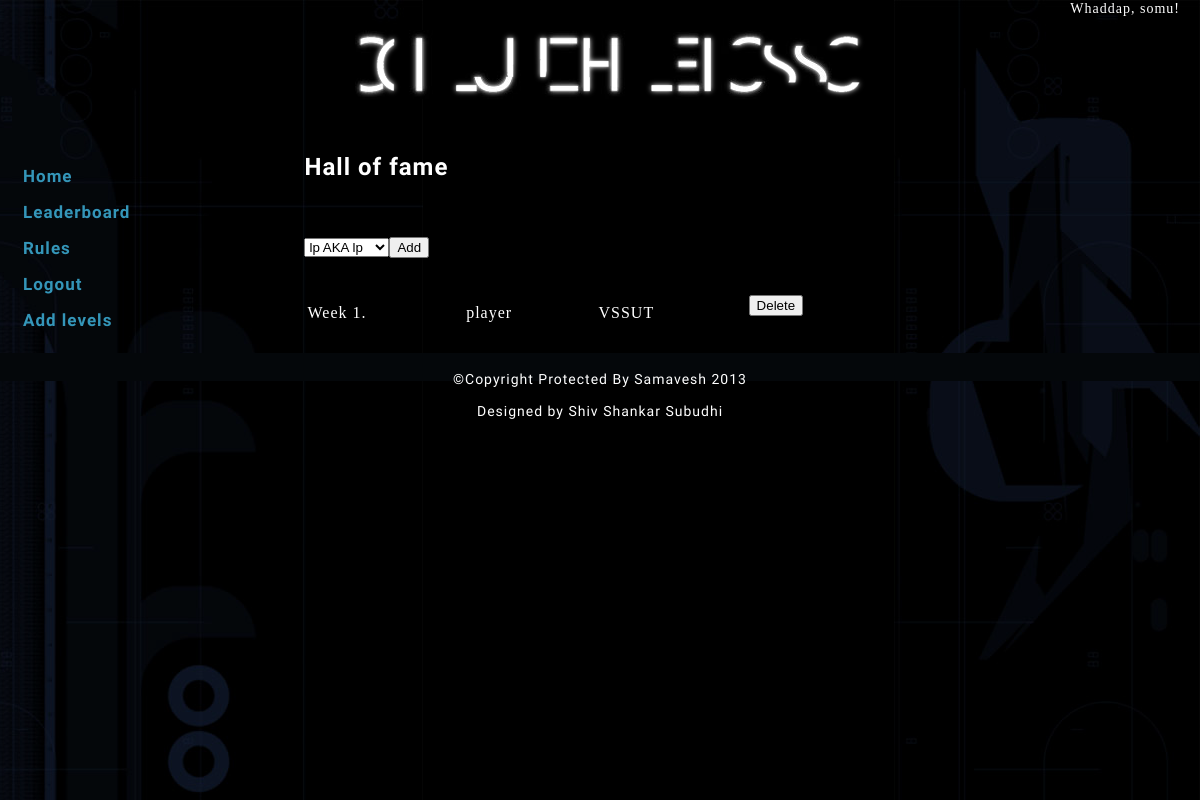
The app's page /hall.php (signed in) with its own data.
### tables this page shows
CREATE TABLE IF NOT EXISTS `users` (
  `id` int(11) NOT NULL AUTO_INCREMENT,
  `name` varchar(200) DEFAULT NULL,
  `password` varchar(200) DEFAULT NULL,
  `level` int(11) DEFAULT NULL,
  `passtime` timestamp NULL DEFAULT CURRENT_TIMESTAMP ON UPDATE CURRENT_TIMESTAMP,
  `mob` varchar(20) DEFAULT NULL,
  `college` varchar(200) DEFAULT NULL,
  `email` varchar(200) DEFAULT NULL,
  `role` int(11) DEFAULT NULL,
  `fname` varchar(200) DEFAULT NULL,
  `validation` varchar(200) DEFAULT NULL,
  `validated` int(11) DEFAULT NULL,
  UNIQUE KEY `id` (`id`)
);

CREATE TABLE IF NOT EXISTS `fame` (
  `id` int(11) NOT NULL AUTO_INCREMENT,
  `user` varchar(200) DEFAULT NULL,
  `time` timestamp NULL DEFAULT CURRENT_TIMESTAMP,
  `status` int(11) DEFAULT NULL,
  `college` varchar(200) DEFAULT NULL,
  UNIQUE KEY `id` (`id`)
);

### hall.php (the view, shortened to what this page needs)
<?php
	$content = "<h2>Hall of fame</h2>";
	if (!$_SESSION["valid_user"])
	{
	}
	else if($_SESSION["role"] >= 5)
	{
		$sql = "SELECT * FROM users WHERE role != 10 AND role != -1 ORDER BY level DESC, passtime ASC";
		$content = $content . "<br><br><form name = \"fame.php\" action = \"addfame.php\"><select name = \"winner\">";
		$ref = mysql_query($sql);
		while($row = mysql_fetch_assoc($ref))
		{
			$content = $content . "<option value = \"" . $row['id'] . "\">" . $row['fname'] . " AKA " . $row['name'] . "</option>";
		}
		$content = $content . "</select><input type = \"submit\" value = \"Add\"><input type = \"hidden\" value = \"add\" name = \"opt\"></form>";
	}
	$content = $content . "<br><table style=\"width:100%\">";
	$sql = "SELECT * FROM fame ORDER BY time ASC";
	$ref = mysql_query($sql);
	$i = 1;
	while($row = mysql_fetch_assoc($ref))
	{
		$content = $content ."<tr><td>Week " . $i . ".</td><td> " . $row["user"] . "</td><td></td><td>" . $row["college"]. "</td>";
		if($_SESSION["role"] >= 5)
		{
			$content = $content . "<td><form name = \"delfame\" action = \"addfame.php\"><input type = \"hidden\" value = \"rem\" name = \"opt\"><input type = \"hidden\" value = \"" . $row["id"] . "\" name = \"winner\"><input type = \"submit\" value = \"Delete\"></form></td>";
		}
		$i++;
		$content = $content . "</tr>";
	}
	$content = $content . "</table>";
	require_once("theme/theme.php");
?>

### theme/clueless/style.css (style rules this page uses)
body { background:black; color:white; margin:0px; padding:0px; font-size:16px; line-height:18px; letter-spacing:1px; width:100%; min-width:600px; }
h2 { font-family:'Aldrich', sans-serif; }

### records on screen
users: winner "lp AKA lp"
fame: user "player", college "VSSUT"

### other values on screen
$_SESSION["valid_user"] "somu"
